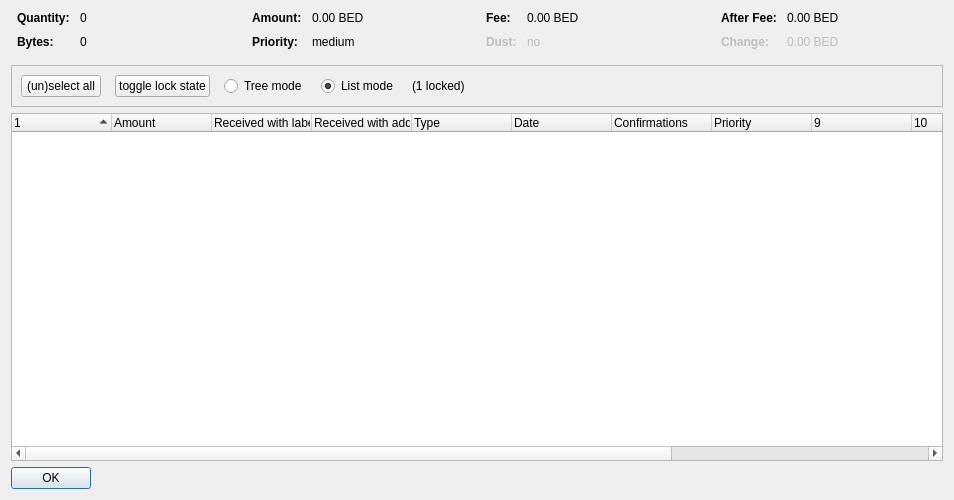
<?xml version="1.0" encoding="UTF-8"?>
<ui version="4.0">
 <class>CoinControlDialog</class>
 <widget class="QDialog" name="CoinControlDialog">
  <property name="geometry">
   <rect>
    <x>0</x>
    <y>0</y>
    <width>954</width>
    <height>500</height>
   </rect>
  </property>
  <property name="windowTitle">
   <string>Coin Selection</string>
  </property>
  <layout class="QVBoxLayout" name="verticalLayout">
   <item>
    <layout class="QHBoxLayout" name="horizontalLayoutTop" stretch="0,0,0,0">
     <property name="topMargin">
      <number>0</number>
     </property>
     <property name="bottomMargin">
      <number>10</number>
     </property>
     <item>
      <layout class="QFormLayout" name="formLayoutCoinControl1">
       <property name="horizontalSpacing">
        <number>10</number>
       </property>
       <property name="verticalSpacing">
        <number>10</number>
       </property>
       <property name="leftMargin">
        <number>6</number>
       </property>
       <property name="rightMargin">
        <number>6</number>
       </property>
       <item row="0" column="0">
        <widget class="QLabel" name="labelCoinControlQuantityText">
         <property name="font">
          <font>
           <weight>75</weight>
           <bold>true</bold>
          </font>
         </property>
         <property name="text">
          <string>Quantity:</string>
         </property>
        </widget>
       </item>
       <item row="0" column="1">
        <widget class="QLabel" name="labelCoinControlQuantity">
         <property name="cursor">
          <cursorShape>IBeamCursor</cursorShape>
         </property>
         <property name="contextMenuPolicy">
          <enum>Qt::ActionsContextMenu</enum>
         </property>
         <property name="text">
          <string notr="true">0</string>
         </property>
         <property name="textInteractionFlags">
          <set>Qt::LinksAccessibleByMouse|Qt::TextSelectableByKeyboard|Qt::TextSelectableByMouse</set>
         </property>
        </widget>
       </item>
       <item row="1" column="0">
        <widget class="QLabel" name="labelCoinControlBytesText">
         <property name="font">
          <font>
           <weight>75</weight>
           <bold>true</bold>
          </font>
         </property>
         <property name="text">
          <string>Bytes:</string>
         </property>
        </widget>
       </item>
       <item row="1" column="1">
        <widget class="QLabel" name="labelCoinControlBytes">
         <property name="cursor">
          <cursorShape>IBeamCursor</cursorShape>
         </property>
         <property name="contextMenuPolicy">
          <enum>Qt::ActionsContextMenu</enum>
         </property>
         <property name="text">
          <string notr="true">0</string>
         </property>
         <property name="textInteractionFlags">
          <set>Qt::LinksAccessibleByMouse|Qt::TextSelectableByKeyboard|Qt::TextSelectableByMouse</set>
         </property>
        </widget>
       </item>
      </layout>
     </item>
     <item>
      <layout class="QFormLayout" name="formLayoutCoinControl2">
       <property name="horizontalSpacing">
        <number>10</number>
       </property>
       <property name="verticalSpacing">
        <number>10</number>
       </property>
       <property name="leftMargin">
        <number>6</number>
       </property>
       <property name="rightMargin">
        <number>6</number>
       </property>
       <item row="0" column="0">
        <widget class="QLabel" name="labelCoinControlAmountText">
         <property name="font">
          <font>
           <weight>75</weight>
           <bold>true</bold>
          </font>
         </property>
         <property name="text">
          <string>Amount:</string>
         </property>
        </widget>
       </item>
       <item row="0" column="1">
        <widget class="QLabel" name="labelCoinControlAmount">
         <property name="cursor">
          <cursorShape>IBeamCursor</cursorShape>
         </property>
         <property name="contextMenuPolicy">
          <enum>Qt::ActionsContextMenu</enum>
         </property>
         <property name="text">
          <string notr="true">0.00 BED</string>
         </property>
         <property name="textInteractionFlags">
          <set>Qt::LinksAccessibleByMouse|Qt::TextSelectableByKeyboard|Qt::TextSelectableByMouse</set>
         </property>
        </widget>
       </item>
       <item row="1" column="0">
        <widget class="QLabel" name="labelCoinControlPriorityText">
         <property name="font">
          <font>
           <weight>75</weight>
           <bold>true</bold>
          </font>
         </property>
         <property name="text">
          <string>Priority:</string>
         </property>
        </widget>
       </item>
       <item row="1" column="1">
        <widget class="QLabel" name="labelCoinControlPriority">
         <property name="cursor">
          <cursorShape>IBeamCursor</cursorShape>
         </property>
         <property name="contextMenuPolicy">
          <enum>Qt::ActionsContextMenu</enum>
         </property>
         <property name="text">
          <string>medium</string>
         </property>
         <property name="textInteractionFlags">
          <set>Qt::LinksAccessibleByMouse|Qt::TextSelectableByKeyboard|Qt::TextSelectableByMouse</set>
         </property>
        </widget>
       </item>
      </layout>
     </item>
     <item>
      <layout class="QFormLayout" name="formLayoutCoinControl3">
       <property name="horizontalSpacing">
        <number>10</number>
       </property>
       <property name="verticalSpacing">
        <number>10</number>
       </property>
       <property name="leftMargin">
        <number>6</number>
       </property>
       <property name="rightMargin">
        <number>6</number>
       </property>
       <item row="0" column="0">
        <widget class="QLabel" name="labelCoinControlFeeText">
         <property name="font">
          <font>
           <weight>75</weight>
           <bold>true</bold>
          </font>
         </property>
         <property name="text">
          <string>Fee:</string>
         </property>
        </widget>
       </item>
       <item row="0" column="1">
        <widget class="QLabel" name="labelCoinControlFee">
         <property name="cursor">
          <cursorShape>IBeamCursor</cursorShape>
         </property>
         <property name="contextMenuPolicy">
          <enum>Qt::ActionsContextMenu</enum>
         </property>
         <property name="text">
          <string notr="true">0.00 BED</string>
         </property>
         <property name="textInteractionFlags">
          <set>Qt::LinksAccessibleByMouse|Qt::TextSelectableByKeyboard|Qt::TextSelectableByMouse</set>
         </property>
        </widget>
       </item>
       <item row="1" column="0">
        <widget class="QLabel" name="labelCoinControlLowOutputText">
         <property name="enabled">
          <bool>false</bool>
         </property>
         <property name="font">
          <font>
           <weight>75</weight>
           <bold>true</bold>
          </font>
         </property>
         <property name="text">
          <string>Dust:</string>
         </property>
        </widget>
       </item>
       <item row="1" column="1">
        <widget class="QLabel" name="labelCoinControlLowOutput">
         <property name="enabled">
          <bool>false</bool>
         </property>
         <property name="cursor">
          <cursorShape>IBeamCursor</cursorShape>
         </property>
         <property name="contextMenuPolicy">
          <enum>Qt::ActionsContextMenu</enum>
         </property>
         <property name="text">
          <string>no</string>
         </property>
         <property name="textInteractionFlags">
          <set>Qt::LinksAccessibleByMouse|Qt::TextSelectableByKeyboard|Qt::TextSelectableByMouse</set>
         </property>
        </widget>
       </item>
      </layout>
     </item>
     <item>
      <layout class="QFormLayout" name="formLayoutCoinControl4">
       <property name="horizontalSpacing">
        <number>10</number>
       </property>
       <property name="verticalSpacing">
        <number>10</number>
       </property>
       <property name="leftMargin">
        <number>6</number>
       </property>
       <property name="rightMargin">
        <number>6</number>
       </property>
       <item row="0" column="0">
        <widget class="QLabel" name="labelCoinControlAfterFeeText">
         <property name="font">
          <font>
           <weight>75</weight>
           <bold>true</bold>
          </font>
         </property>
         <property name="text">
          <string>After Fee:</string>
         </property>
        </widget>
       </item>
       <item row="0" column="1">
        <widget class="QLabel" name="labelCoinControlAfterFee">
         <property name="cursor">
          <cursorShape>IBeamCursor</cursorShape>
         </property>
         <property name="contextMenuPolicy">
          <enum>Qt::ActionsContextMenu</enum>
         </property>
         <property name="text">
          <string notr="true">0.00 BED</string>
         </property>
         <property name="textInteractionFlags">
          <set>Qt::LinksAccessibleByMouse|Qt::TextSelectableByKeyboard|Qt::TextSelectableByMouse</set>
         </property>
        </widget>
       </item>
       <item row="1" column="0">
        <widget class="QLabel" name="labelCoinControlChangeText">
         <property name="enabled">
          <bool>false</bool>
         </property>
         <property name="font">
          <font>
           <weight>75</weight>
           <bold>true</bold>
          </font>
         </property>
         <property name="text">
          <string>Change:</string>
         </property>
        </widget>
       </item>
       <item row="1" column="1">
        <widget class="QLabel" name="labelCoinControlChange">
         <property name="enabled">
          <bool>false</bool>
         </property>
         <property name="cursor">
          <cursorShape>IBeamCursor</cursorShape>
         </property>
         <property name="contextMenuPolicy">
          <enum>Qt::ActionsContextMenu</enum>
         </property>
         <property name="text">
          <string notr="true">0.00 BED</string>
         </property>
         <property name="textInteractionFlags">
          <set>Qt::LinksAccessibleByMouse|Qt::TextSelectableByKeyboard|Qt::TextSelectableByMouse</set>
         </property>
        </widget>
       </item>
      </layout>
     </item>
    </layout>
   </item>
   <item>
    <widget class="QFrame" name="frame">
     <property name="minimumSize">
      <size>
       <width>0</width>
       <height>40</height>
      </size>
     </property>
     <property name="frameShape">
      <enum>QFrame::StyledPanel</enum>
     </property>
     <property name="frameShadow">
      <enum>QFrame::Sunken</enum>
     </property>
     <layout class="QHBoxLayout" name="horizontalLayout">
      <item>
       <layout class="QHBoxLayout" name="horizontalLayoutPanel" stretch="0,0,0,0,0,0">
        <property name="spacing">
         <number>14</number>
        </property>
        <item>
         <widget class="QPushButton" name="pushButtonSelectAll">
          <property name="sizePolicy">
           <sizepolicy hsizetype="Maximum" vsizetype="Fixed">
            <horstretch>0</horstretch>
            <verstretch>0</verstretch>
           </sizepolicy>
          </property>
          <property name="text">
           <string>(un)select all</string>
          </property>
          <property name="autoDefault">
           <bool>false</bool>
          </property>
         </widget>
        </item>
        <item>
         <widget class="QPushButton" name="pushButtonToggleLock">
          <property name="sizePolicy">
           <sizepolicy hsizetype="Maximum" vsizetype="Fixed">
            <horstretch>0</horstretch>
            <verstretch>0</verstretch>
           </sizepolicy>
          </property>
          <property name="text">
           <string>toggle lock state</string>
          </property>
          <property name="autoDefault">
           <bool>false</bool>
          </property>
         </widget>
        </item>
        <item>
         <widget class="QRadioButton" name="radioTreeMode">
          <property name="sizePolicy">
           <sizepolicy hsizetype="Maximum" vsizetype="Fixed">
            <horstretch>0</horstretch>
            <verstretch>0</verstretch>
           </sizepolicy>
          </property>
          <property name="text">
           <string>Tree mode</string>
          </property>
         </widget>
        </item>
        <item>
         <widget class="QRadioButton" name="radioListMode">
          <property name="sizePolicy">
           <sizepolicy hsizetype="Maximum" vsizetype="Fixed">
            <horstretch>0</horstretch>
            <verstretch>0</verstretch>
           </sizepolicy>
          </property>
          <property name="text">
           <string>List mode</string>
          </property>
          <property name="checked">
           <bool>true</bool>
          </property>
         </widget>
        </item>
        <item>
         <widget class="QLabel" name="labelLocked">
          <property name="text">
           <string>(1 locked)</string>
          </property>
         </widget>
        </item>
        <item>
         <spacer name="horizontalSpacer">
          <property name="orientation">
           <enum>Qt::Horizontal</enum>
          </property>
          <property name="sizeHint" stdset="0">
           <size>
            <width>40</width>
            <height>20</height>
           </size>
          </property>
         </spacer>
        </item>
       </layout>
      </item>
     </layout>
    </widget>
   </item>
   <item>
    <widget class="CoinControlTreeWidget" name="treeWidget">
     <property name="contextMenuPolicy">
      <enum>Qt::CustomContextMenu</enum>
     </property>
     <property name="sortingEnabled">
      <bool>false</bool>
     </property>
     <property name="columnCount">
      <number>13</number>
     </property>
     <attribute name="headerShowSortIndicator" stdset="0">
      <bool>true</bool>
     </attribute>
     <attribute name="headerStretchLastSection">
      <bool>false</bool>
     </attribute>
     <column>
      <property name="text">
       <string/>
      </property>
     </column>
     <column>
      <property name="text">
       <string>Amount</string>
      </property>
     </column>
     <column>
      <property name="text">
       <string>Received with label</string>
      </property>
     </column>
     <column>
      <property name="text">
       <string>Received with address</string>
      </property>
     </column>
     <column>
      <property name="text">
	<string>Type</string>
      </property>
     </column>
     <column>
      <property name="text">	 
       <string>Date</string>
      </property>
     </column>
     <column>
      <property name="text">
       <string>Confirmations</string>
      </property>
      <property name="toolTip">
       <string>Confirmed</string>
      </property>
     </column>
     <column>
      <property name="text">
       <string>Priority</string>
      </property>
     </column>
     <column>
      <property name="text">
       <string/>
      </property>
     </column>
     <column>
      <property name="text">
       <string/>
      </property>
     </column>
     <column>
      <property name="text">
       <string/>
      </property>
     </column>
     <column>
      <property name="text">
       <string/>
      </property>
     </column>
     <column>
      <property name="text">
       <string/>
      </property>
     </column>
    </widget>
   </item>
   <item>
    <widget class="QDialogButtonBox" name="buttonBox">
     <property name="sizePolicy">
      <sizepolicy hsizetype="Maximum" vsizetype="Fixed">
       <horstretch>0</horstretch>
       <verstretch>0</verstretch>
      </sizepolicy>
     </property>
     <property name="orientation">
      <enum>Qt::Horizontal</enum>
     </property>
     <property name="standardButtons">
      <set>QDialogButtonBox::Ok</set>
     </property>
    </widget>
   </item>
  </layout>
 </widget>
 <customwidgets>
  <customwidget>
   <class>CoinControlTreeWidget</class>
   <extends>QTreeWidget</extends>
   <header>coincontroltreewidget.h</header>
  </customwidget>
 </customwidgets>
 <resources/>
 <connections/>
</ui>
